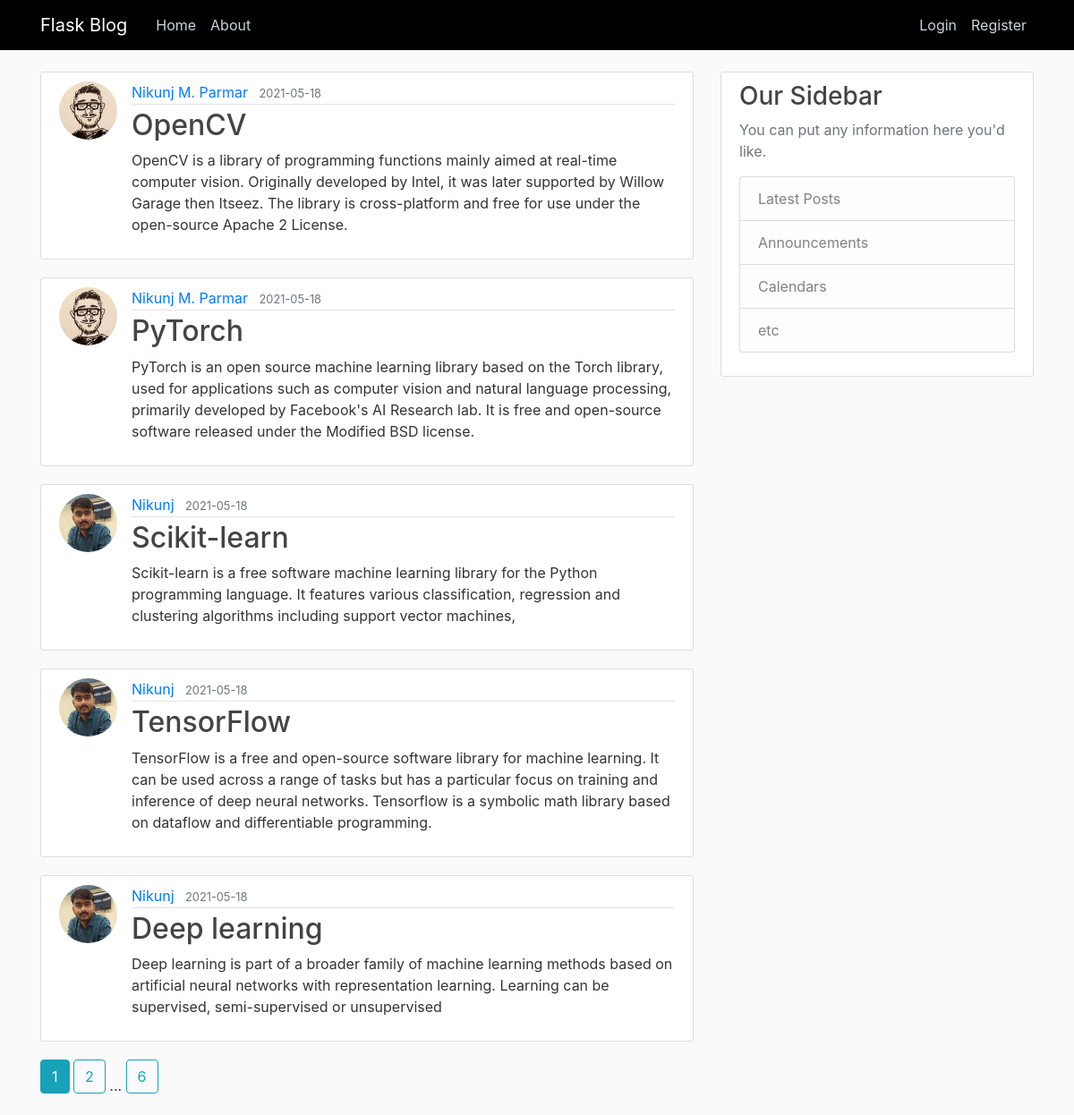
The page /home on the database its author committed.
### coderblog/models.py (models this page shows, shortened)
class Post(db.Model):
    id = db.Column(db.Integer, primary_key=True)
    title = db.Column(db.String(100), nullable=False)
    date_posted = db.Column(db.DateTime, nullable=False, default=datetime.utcnow)
    content = db.Column(db.Text, nullable=False)
    user_id = db.Column(db.Integer, db.ForeignKey('user.id'), nullable=False)

class User(db.Model, UserMixin):
    id = db.Column(db.Integer, primary_key=True)
    username = db.Column(db.String(20), unique=True, nullable=False)
    email = db.Column(db.String(120), unique=True, nullable=False)
    image_file = db.Column(db.String(20), nullable=False, default='default.jpg')
    password = db.Column(db.String(60), nullable=False)
    posts = db.relationship('Post', backref='author', lazy=True)

### coderblog/main/routes.py (the view)
@main.route("/")
@main.route("/home")
def home():
    page = request.args.get('page', 1, type=int)
    posts = Post.query.order_by(Post.date_posted.desc()).paginate(page=page, per_page=5)
    return render_template('home.html', posts=posts)

### coderblog/templates/home.html
{% extends "layout.html" %}
{% block content %}
    {% for post in posts.items %}
        <article class="media content-section">
          <img class="rounded-circle article-img" src="{{ url_for('static', filename='profile_pics/' + post.author.image_file) }}">
          <div class="media-body">
            <div class="article-metadata">
              <a class="mr-2" href="{{ url_for('users.user_posts', username=post.author.username) }}">{{ post.author.username }}</a>
              <small class="text-muted">{{ post.date_posted.strftime('%Y-%m-%d') }}</small>
            </div>
            <h2><a class="article-title" href="{{ url_for('posts.post', post_id=post.id) }}">{{ post.title }}</a></h2>
            <p class="article-content">{{ post.content }}</p>
          </div>
        </article>
    {% endfor %}
    {% for page_num in posts.iter_pages(left_edge=1, right_edge=1, left_current=1, right_current=2) %}
      {% if page_num %}
        {% if posts.page == page_num %}
          <a class="btn btn-info mb-4" href="{{ url_for('main.home', page=page_num) }}">{{ page_num }}</a>
        {% else %}
          <a class="btn btn-outline-info mb-4" href="{{ url_for('main.home', page=page_num) }}">{{ page_num }}</a>
        {% endif %}
      {% else %}
        ...
      {% endif %}
    {% endfor %}
{% endblock content %}

### coderblog/templates/layout.html (shortened to what this page needs)
<!DOCTYPE html>
<html>
<head>
    <link rel="stylesheet" href="https://maxcdn.bootstrapcdn.com/bootstrap/4.0.0/css/bootstrap.min.css">
    <link rel="stylesheet" type="text/css" href="{{ url_for('static', filename='main.css') }}">
</head>
<body>
    <header class="site-header">
      <nav class="navbar navbar-expand-md navbar-dark bg-steel fixed-top">
        <div class="container">
          <a class="navbar-brand mr-4" href="/">Flask Blog</a>
          <div class="collapse navbar-collapse" id="navbarToggle">
            <div class="navbar-nav mr-auto">
              <a class="nav-item nav-link" href="{{ url_for('main.home') }}">Home</a>
              <a class="nav-item nav-link" href="{{ url_for('main.about') }}">About</a>
            </div>
            <div class="navbar-nav">
              {% if current_user.is_authenticated %}
                <a class="nav-item nav-link" href="{{ url_for('posts.new_post') }}">New Post</a>
                <a class="nav-item nav-link" href="{{ url_for('users.account') }}">Account</a>
                <a class="nav-item nav-link" href="{{ url_for('users.logout') }}">Logout</a>
              {% else %}
                <a class="nav-item nav-link" href="{{ url_for('users.login') }}">Login</a>
                <a class="nav-item nav-link" href="{{ url_for('users.register') }}">Register</a>
              {% endif %}
            </div>
          </div>
        </div>
      </nav>
    </header>
    <main role="main" class="container">
      <div class="row">
        <div class="col-md-8">
          {% block content %}{% endblock %}
        </div>
        <div class="col-md-4">
          <div class="content-section">
            <h3>Our Sidebar</h3>
            <p class='text-muted'>You can put any information here you'd like.
              <ul class="list-group">
                <li class="list-group-item list-group-item-light">Latest Posts</li>
                <li class="list-group-item list-group-item-light">Announcements</li>
                <li class="list-group-item list-group-item-light">Calendars</li>
                <li class="list-group-item list-group-item-light">etc</li>
              </ul>
            </p>
          </div>
        </div>
      </div>
    </main>
</body>
</html>

### coderblog/static/main.css (style rules this page uses)
body { background: #fafafa; color: #333333; margin-top: 5rem; }
h1, h2, h3, h4, h5, h6 { color: #444444; }
.bg-steel { background-color: #000000; }
.site-header .navbar-nav .nav-link { color: #cbd5db; }
.content-section { background: #ffffff; padding: 10px 20px; border: 1px solid #dddddd; border-radius: 3px; margin-bottom: 20px; }
.article-title { color: #444444; }
.article-content { white-space: pre-line; }
.article-img { height: 65px; width: 65px; margin-right: 16px; }
.article-metadata { padding-bottom: 1px; margin-bottom: 4px; border-bottom: 1px solid #e3e3e3 }

### rows shown on the page
Post: image_file (picture), author.username "Nikunj M. Parmar", date_posted "2021-05-18", title "OpenCV", content "OpenCV is a library of programming functions mainly aimed at real-time computer vision. Originally developed by Intel, it was later supported by Willow Garage then Itseez. The library is cross-platform and free for use under the open-source Apache 2 License."
Post: image_file (picture), author.username "Nikunj M. Parmar", date_posted "2021-05-18", title "PyTorch", content "PyTorch is an open source machine learning library based on the Torch library, used for applications such as computer vision and natural language processing, primarily developed by Facebook's AI Research lab. It is free and open-source software released under the Modified BSD license."
Post: image_file (picture), author.username "Nikunj", date_posted "2021-05-18", title "Scikit-learn", content "Scikit-learn is a free software machine learning library for the Python programming language. It features various classification, regression and clustering algorithms including support vector machines,"
Post: image_file (picture), author.username "Nikunj", date_posted "2021-05-18", title "TensorFlow", content "TensorFlow is a free and open-source software library for machine learning. It can be used across a range of tasks but has a particular focus on training and inference of deep neural networks. Tensorflow is a symbolic math library based on dataflow and differentiable programming."
Post: image_file (picture), author.username "Nikunj", date_posted "2021-05-18", title "Deep learning", content "Deep learning is part of a broader family of machine learning methods based on artificial neural networks with representation learning. Learning can be supervised, semi-supervised or unsupervised"

### other values the page prints
{{ page_num }} "1"
{{ page_num }} "2" "6"
